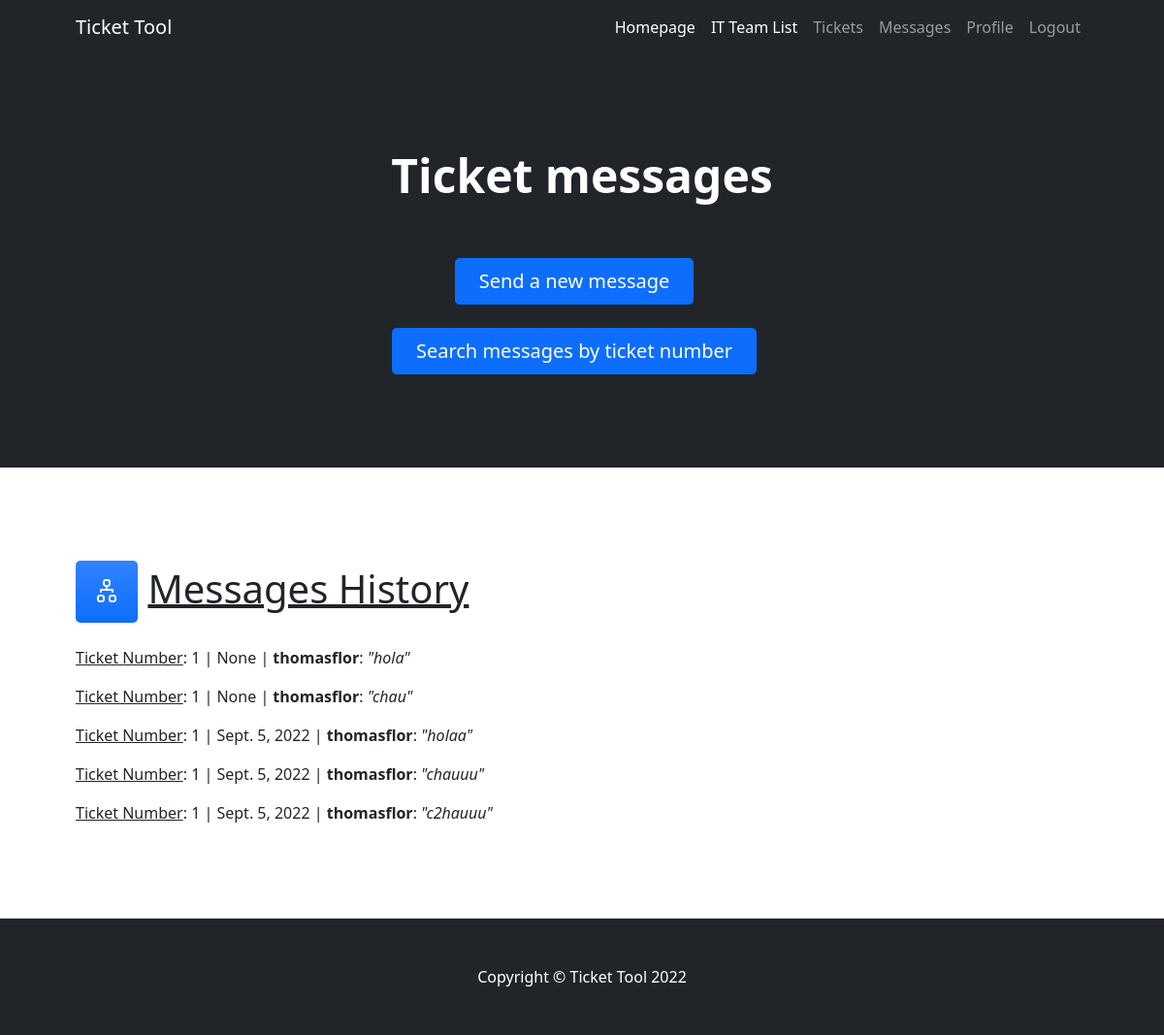
The app's page /AppMessages/messages/it/list/, older data.
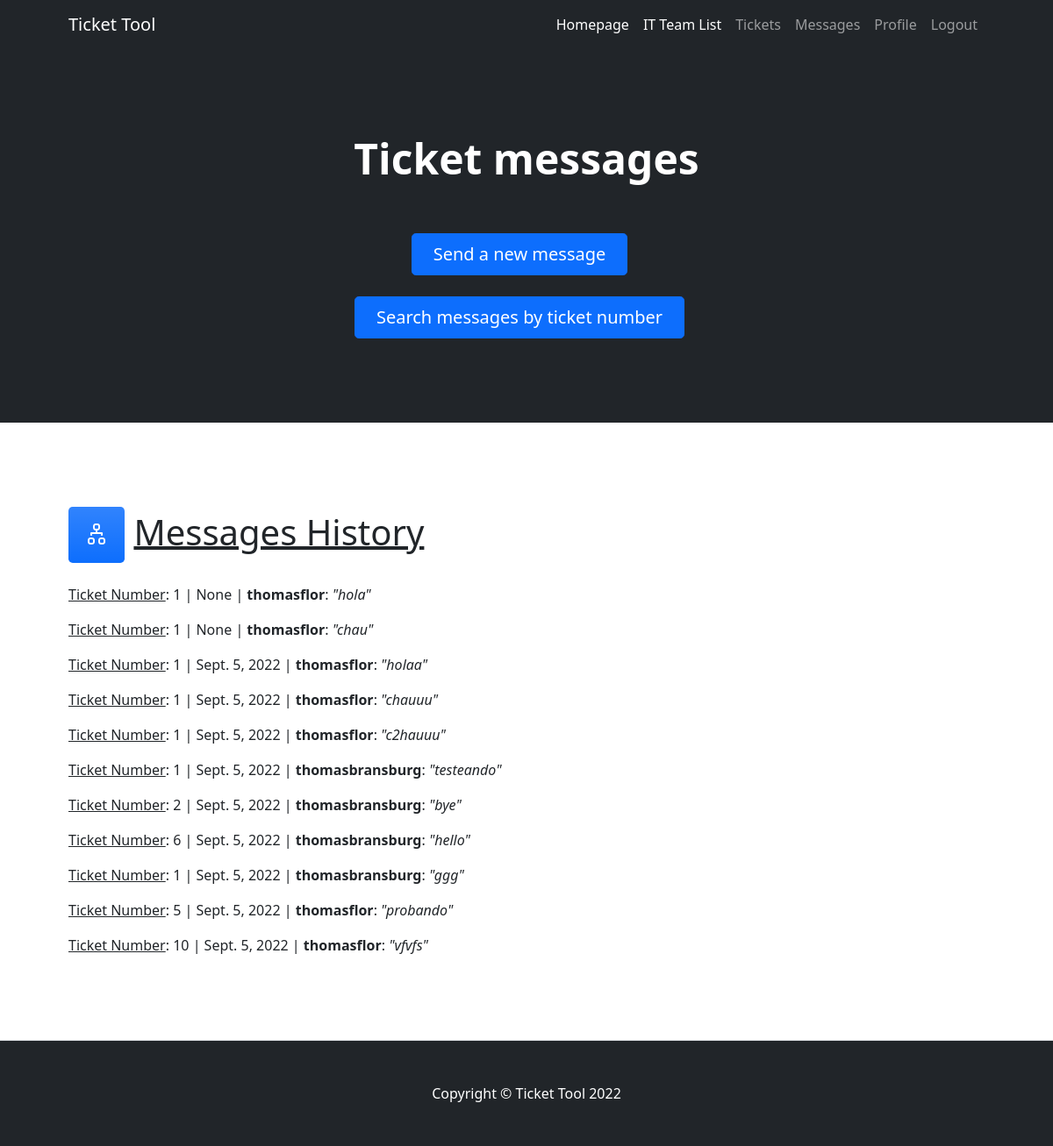
The same page, newer data.
### AppMessages/models.py (models this page shows)
class Message(models.Model):
    message=models.CharField(max_length=500)
    send_by=models.CharField(max_length=500)
    date_send=models.DateField(blank=True, null=True)
    ticket_number=models.IntegerField(default=1)

### AppMessages/views.py (the view)
# urls.py: path("messages/it/list/",ITMessageListView.as_view(),name="it_message_list"),
class ITMessageListView(ListView):
    model=Message
    template_name = "AppMessages/it_messages_list.html"

### AppMessages/templates/AppMessages/it_messages_list.html (shortened to what this page needs)
{% extends 'AppIT_Team/it_team.html' %}
{% block header %}
<h1 class="display-5 fw-bolder text-white mb-2">Ticket messages</h1>
<br><br>
<a class="btn btn-primary btn-lg px-4 me-sm-3" href="{% url 'it_message_create' %}">Send a new message</a>
<br><br>
<a class="btn btn-primary btn-lg px-4 me-sm-3" href="{% url 'it_message_search' %}">Search messages by ticket number</a>
{% endblock header %}
{% block content %}
<section class="py-5 border-bottom" id="features">
    <div class="container px-5 my-5">
    <h1><div class="feature bg-primary bg-gradient text-white rounded-3 mb-3"><i class="bi-diagram-2"></i></div>     <u>Messages History</u></h1>
            {% for message in object_list %}
                <p><u>Ticket Number</u>: {{message.ticket_number}} | {{message.date_send}} | <b>{{message.send_by}}</b>: <i>"{{message.message}}"</i></p>
            {% endfor %}
    </div>
</section>
{% endblock content %}

Row changes from the older to the newer data that the page shows:
added Message: ticket_number "1", date_send "Sept. 5, 2022", send_by "thomasbransburg", message "testeando"
added Message: ticket_number "2", date_send "Sept. 5, 2022", send_by "thomasbransburg", message "bye"
added Message: ticket_number "6", date_send "Sept. 5, 2022", send_by "thomasbransburg", message "hello"
added Message: ticket_number "1", date_send "Sept. 5, 2022", send_by "thomasbransburg", message "ggg"
added Message: ticket_number "5", date_send "Sept. 5, 2022", send_by "thomasflor", message "probando"
added Message: ticket_number "10", date_send "Sept. 5, 2022", send_by "thomasflor", message "vfvfs"
